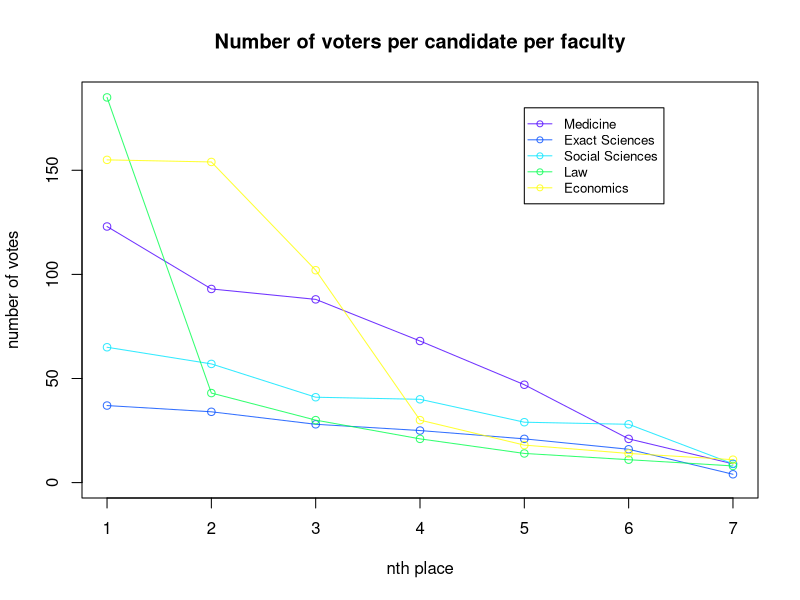
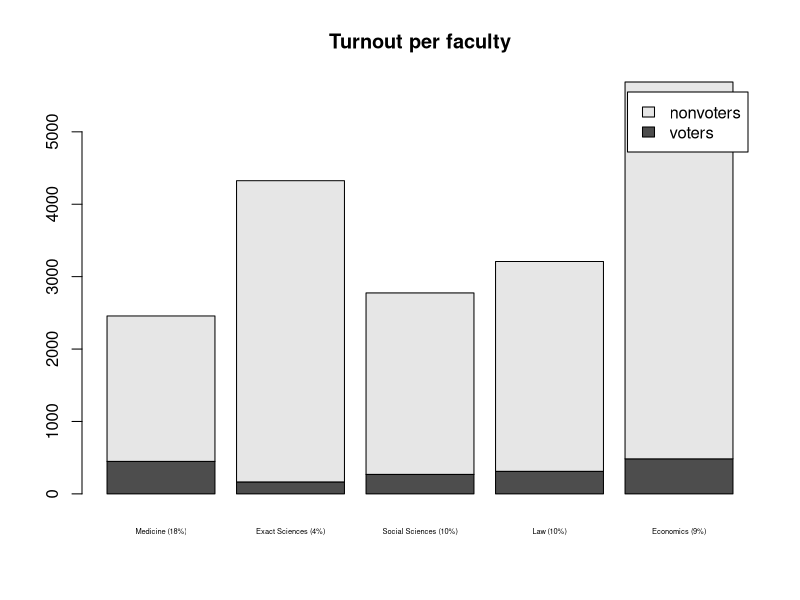

Recreate these plots in R, in order.
## ---- chunk 1
knitr::opts_chunk$set(echo = TRUE)
## ---- chunk 2

NAME = 1
ELIGIBLE_VOTERS = 2
QUOTA = 3 # don't know what this variable is for
VOTES = 4
VOTERS = 5
TURNOUT = 6

compute_max_votes <- function(results){
  # returns the highest number of vote for any candidate
  # needed for ylim parameter
  max_votes = 0
  for (r in seq(1,length(results))){
    max_votes = max(max(results[[r]][[4]]),max_votes)
  }
  return(max_votes)
}

plot_results_per_faculty <- function(res,max_votes,cols){
  labs=c()
  for (r in seq(1,length(res))){
    labs[r] = res[[r]][NAME]
  }
  plot(res[[1]][[VOTES]],ylim=c(0,max_votes),type='o',col=cols[1],xlab='nth place',ylab='number of votes',main="Number of voters per candidate per faculty")
  for (r in seq(2,length(res))){
    lines(res[[r]][[VOTES]],type='o',col=cols[r])
  }
  legend(5,180, labs, cex=0.8, col=cols, pch=21, lty=1);
}
## ---- chunk 3
plot_turnout_per_faculty <- function(res){
  
  #res=res[order(sapply(res,'[[',TURNOUT))]
  
  voters = c()
  eligibles = c()
  labs=c()
  nonvoters=c()
  
  for (r in seq(1,length(res))){
    labs[r] = paste(res[[r]][NAME],paste0('(',round(res[[r]][[TURNOUT]],2)*100,'%)'))
    voters[r] = res[[r]][[VOTERS]]
    nonvoters[r] = res[[r]][[ELIGIBLE_VOTERS]]-voters[r]
  }
#  nonvoters[length(res)+1] = sum(nonvoters)
 # voters[length(res)+1] = sum(voters)
#  labs[length(res)+1]=paste("Total",paste0('(',round(voters[length(res)+1]/(nonvoters[length(res)+1]+voters[length(res)+1]),2)*100,'%)'))
  v <- rbind(voters,nonvoters)
  barplot(v,beside=FALSE,names=labs,legend=TRUE,cex.names=0.45,main="Turnout per faculty")
}


preprocess <- function(results){
  for (r in seq(1,length(results))){
    results[[r]][[VOTES]] = sort(results[[r]][[VOTES]],decreasing = TRUE)
    results[[r]][[VOTERS]] = sum(results[[r]][[VOTES]])
    results[[r]][[TURNOUT]] = results[[r]][[VOTERS]]/results[[r]][[ELIGIBLE_VOTERS]]
  }
  return(results)
}

## ---- chunk 4
results = preprocess(list(
  list('Medicine',2457,99,sort(c(123,47,9,68,21,88,93))),
  list('Exact Sciences',4325,31,c(37,34,28,21,4,25,16)),
  list('Social Sciences',2775,55,c(65,57,29,28,40,9,41)),
  list('Law',3209,50,c(185,11,30,21,43,14,8)),
  list('Economics',5688,82,c(155,154,102,30,11,14,18))
))
## ---- chunk 5
max_votes = compute_max_votes(results)
cols = topo.colors(length(results), alpha = 0.8)
## ---- chunk 6
#par(mfrow=c(1,2))
plot_results_per_faculty(results,max_votes,cols)
plot_turnout_per_faculty(results)
